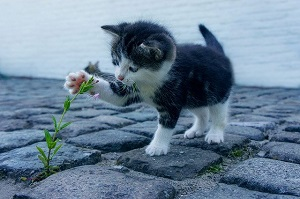
#> input picture source/cat.jpg, 300 x 199 px
$ jupyter execute cvtest.ipynb
#> lines starting #> are read from the running program, lines starting #| are printed output that depends on the picture
###이미지 영상처리 opencv

[cell 1]
import cv2

img = cv2.imread("./source/cat.jpg", cv2.IMREAD_COLOR)
#> img is the input picture: shape (199, 300, 3); mean B, G, R 151.2, 130.9, 108.3
cv2.imshow('cat',img)
cv2.waitKey(0)

#gray style
img_gray = cv2.cvtColor(img, cv2.COLOR_BGR2GRAY)
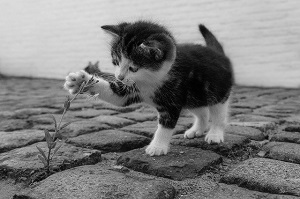
#> img_gray: shape (199, 300); min 1, max 240, mean 126.5
cv2.imshow('cat',img_gray)
cv2.waitKey(0)

# 파일쓰기
cv2.imwrite("./source/cat2.jpg", img_gray)
#> Out = True
